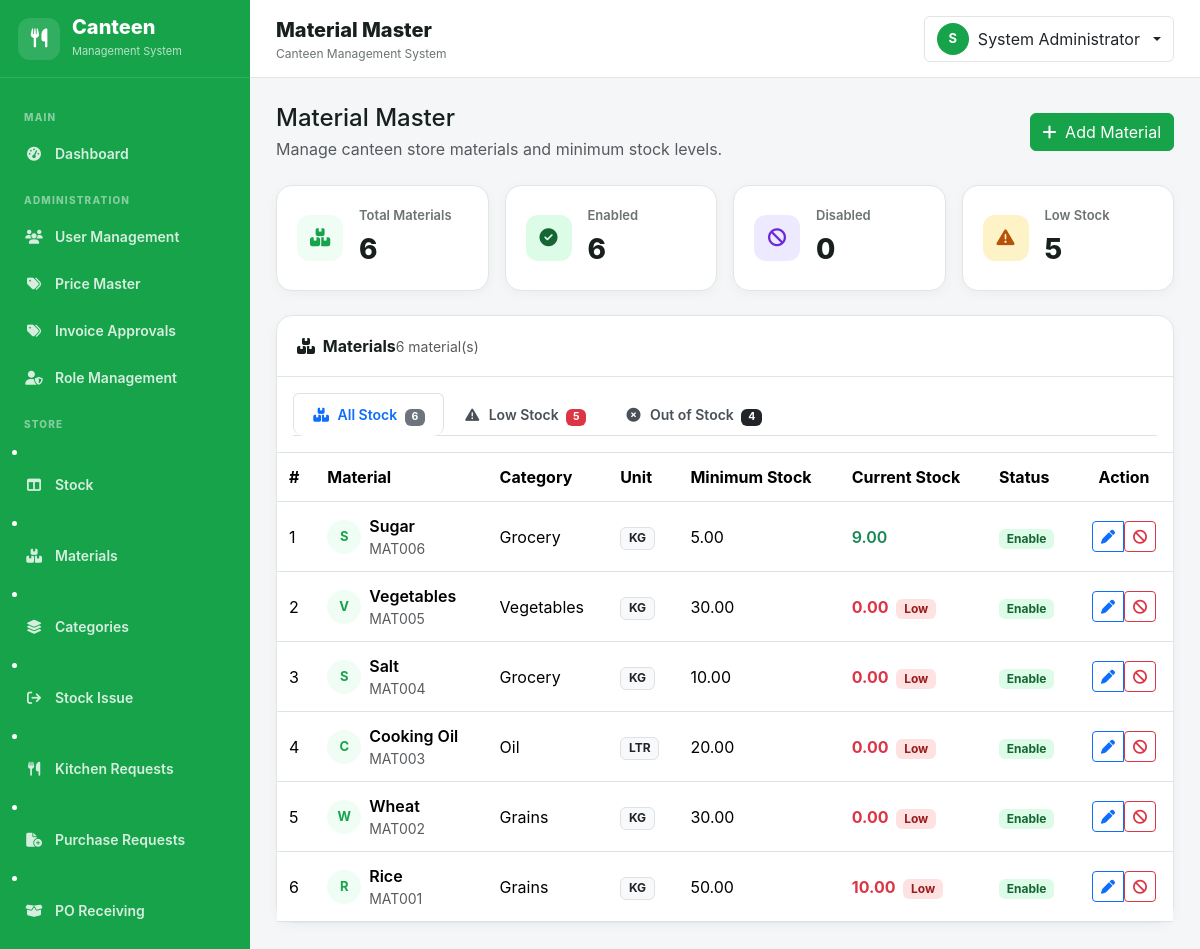
The page /store/materials.php (signed in) on the database as committed earlier.
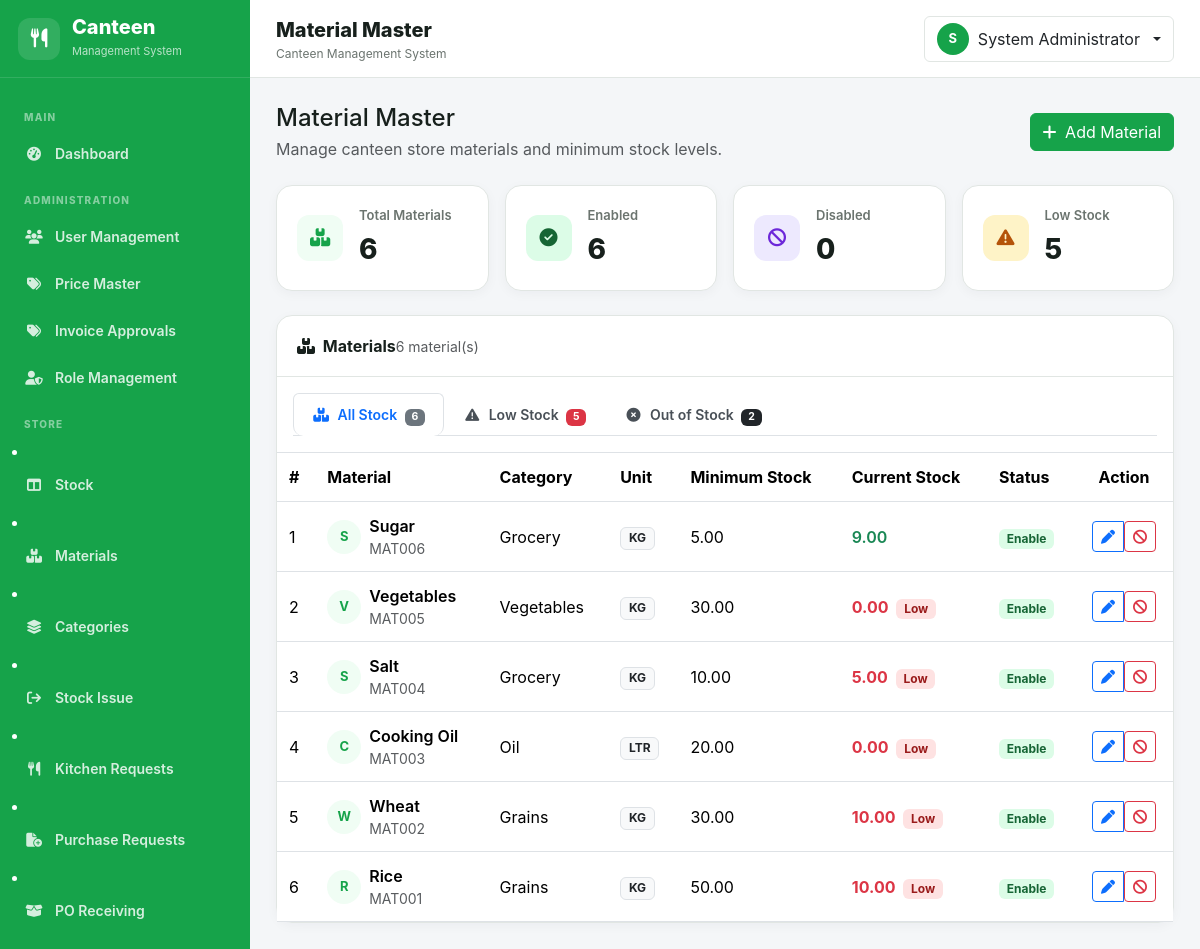
The same page on the database as committed later.
### tables this page shows
CREATE TABLE `materials` (
  `id` int(10) UNSIGNED NOT NULL,
  `material_code` varchar(50) DEFAULT NULL,
  `material_name` varchar(150) NOT NULL,
  `category` varchar(100) DEFAULT NULL,
  `unit` varchar(50) NOT NULL,
  `unit_price` decimal(10,2) NOT NULL DEFAULT 0.00,
  `minimum_stock` decimal(12,2) DEFAULT 0.00,
  `current_stock` decimal(12,2) DEFAULT 0.00,
  `status` enum('Enable','Disabled') DEFAULT 'Enable',
  `created_at` datetime DEFAULT current_timestamp(),
  `updated_at` datetime DEFAULT NULL ON UPDATE current_timestamp()
);

### includes/functions.php (called while the page is built, shortened)
<?php
function e(?string $value): string {
    return htmlspecialchars($value ?? '', ENT_QUOTES, 'UTF-8');
}

### store/materials.php (the view, shortened to what the changed rows need)
<?php
require_once __DIR__ . '/../config/database.php';
require_once __DIR__ . '/../includes/functions.php';
$stmt = $con->query("
    SELECT
        id,
        material_code,
        material_name,
        category,
        unit,
        minimum_stock,
        current_stock,
        status,
        created_at
    FROM materials
    ORDER BY id DESC
");
$materials = $stmt->fetchAll();
require_once __DIR__ . '/../includes/header.php';
?>
<main class="main-content">
    <div class="page-body">
        <div class="content-card">
            <div class="p-3 border-bottom">
                <ul class="nav nav-tabs stock-tabs" id="stockTabs" role="tablist">
                    <li class="nav-item" role="presentation">
                        <button class="nav-link" id="out-stock-tab" data-bs-toggle="tab"
                                data-bs-target="#out-stock" type="button" role="tab">
                            <i class="fa-solid fa-circle-xmark me-1"></i>
                            Out of Stock
                            <span class="badge bg-dark ms-1">
                                <?php
                                $outOfStockCount = 0;
                                foreach ($materials as $m) {
                                    if ((float)$m['current_stock'] <= 0) {
                                        $outOfStockCount++;
                                    }
                                }
                                echo $outOfStockCount;
                                ?>
                            </span>
                        </button>
                    </li>
                </ul>
            </div>
            <div class="tab-content" id="stockTabsContent">
                <div class="tab-pane fade show active" id="all-stock" role="tabpanel">
                    <div class="table-responsive">
                        <table class="table table-hover align-middle mb-0">
                            <thead>
                                <tr>
                                    <th>#</th>
                                    <th>Material</th>
                                    <th>Category</th>
                                    <th>Unit</th>
                                    <th>Minimum Stock</th>
                                    <th>Current Stock</th>
                                    <th>Status</th>
                                    <th class="text-center">Action</th>
                                </tr>
                            </thead>
                            <tbody>
                            <?php if (empty($materials)): ?>
                                <tr>
                                    <td colspan="8" class="text-center text-muted py-5">
                                        <i class="fa-solid fa-box-open fs-2 d-block mb-2"></i>
                                        No materials found.
                                    </td>
                                </tr>
                            <?php else: ?>
                                <?php foreach ($materials as $index => $material): ?>
                                    <?php
                                    $currentStock = (float)$material['current_stock'];
                                    $minimumStock = (float)$material['minimum_stock'];
                                    $isLowStock = $currentStock <= $minimumStock;
                                    $initials = strtoupper(substr($material['material_name'], 0, 1));
                                    ?>
                                    <tr>
                                        <td><?= $index + 1 ?></td>
                                        <td>
                                            <div class="d-flex align-items-center gap-2">
                                                <span class="row-avatar"><?= e($initials) ?></span>
                                                <div>
                                                    <div class="fw-semibold"><?= e($material['material_name']) ?></div>
                                                    <div class="text-muted small"><?= e($material['material_code']) ?></div>
                                                </div>
                                            </div>
                                        </td>
                                        <td><?= e($material['category'] ?: '-') ?></td>
                                        <td><span class="badge bg-light text-dark border"><?= e($material['unit']) ?></span></td>
                                        <td><?= number_format($minimumStock, 2) ?></td>
                                        <td>
                                            <span class="<?= $isLowStock ? 'text-danger fw-bold' : 'text-success fw-semibold' ?>">
                                                <?= number_format($currentStock, 2) ?>
                                            </span>
                                            <?php if ($isLowStock): ?>
                                                <span class="badge badge-disabled ms-1">Low</span>
                                            <?php endif; ?>
                                        </td>
                                        <td>
                                            <?php if ($material['status'] === 'Enable'): ?>
                                                <span class="badge badge-enable">Enable</span>
                                            <?php else: ?>
                                                <span class="badge badge-disabled">Disabled</span>
                                            <?php endif; ?>
                                        </td>
                                        <td class="text-center">
                                            <div class="btn-group">
                                                <a href="?edit=<?= (int)$material['id'] ?>" class="btn btn-sm btn-outline-primary" title="Edit">
                                                    <i class="fa-solid fa-pen"></i>
                                                </a>
                                                <?php if ($material['status'] === 'Enable'): ?>
                                                    <form method="POST" class="d-inline" onsubmit="return confirm('Are you sure you want to disable this material?');">
                                                        <button type="submit" class="btn btn-sm btn-outline-danger" title="Disable">
                                                            <i class="fa-solid fa-ban"></i>
                                                        </button>
                                                    </form>
                                                <?php endif; ?>
                                            </div>
                                        </td>
                                    </tr>
                                <?php endforeach; ?>
                            <?php endif; ?>
                            </tbody>
                        </table>
                    </div>
                </div>
            </div>
        </div>
</main>
<?php
require_once __DIR__ . '/../includes/footer.php';
?>

Rows that differ between the two databases and show on the page:
changed materials "Salt": current_stock "0.00" → "5.00"
changed materials "Wheat": current_stock "0.00" → "10.00"
Other text that changed with them:
$outOfStockCount: "4" → "2"
